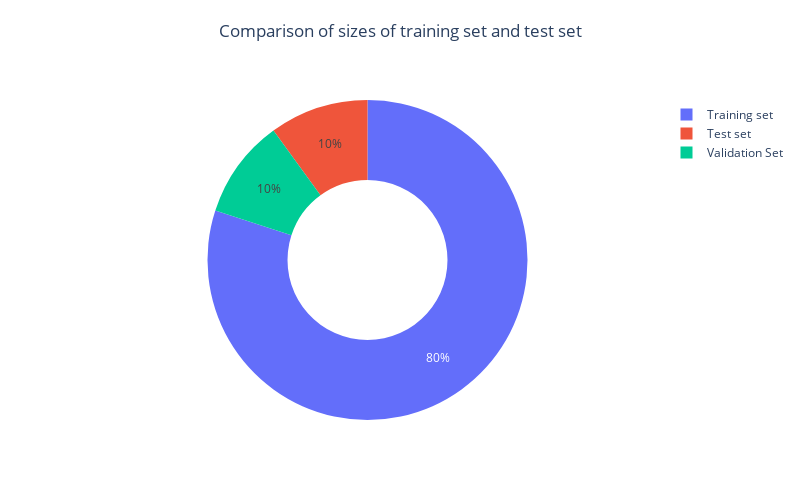

Notebook cell for this chart:
### Markdown cell above
## Train-Validation-Test Split

### Code cell
# Feature-target split
X, y = data.drop('label', axis = 1), data['label']

# Train-test split (from complete data)
X_train, X_test, y_train, y_test = train_test_split(X, y, test_size = 0.2, random_state = 40)
data_train = pd.concat([X_train, y_train], axis = 1)

# Validation-test split (from test data)
X_val, X_test, y_val, y_test = train_test_split(X_test, y_test, test_size = 0.5, random_state = 40)
data_val, data_test = pd.concat([X_val, y_val], axis = 1), pd.concat([X_test, y_test], axis = 1)

# Comparison of sizes of training set and test set
values = np.array([len(data_train), len(data_val), len(data_test)])
labels = ['Training set', 'Validation Set', 'Test set']
fig = go.Figure(data = [go.Pie(values = values, labels = labels, hole = 0.5, textinfo = 'percent', title = " ")])
text_title = "Comparison of sizes of training set and test set"
fig.update_layout(height = 500, width = 800, showlegend = True, title = dict(text = text_title, x = 0.5, y = 0.95)) 
fig.show()

### Figure 1 — Plotly figure (JSON) as saved in the notebook; plotly's stock layout.template omitted (floating-point values rounded to 4 significant figures)
{"data": [{"hole": 0.5, "labels": ["Training set", "Validation Set", "Test set"], "textinfo": "percent", "title": {"text": " "}, "values": [21690, 2711, 2712], "type": "pie"}], "layout": {"title": {"text": "Comparison of sizes of training set and test set", "x": 0.5, "y": 0.95}, "height": 500, "width": 800, "showlegend": true}}
